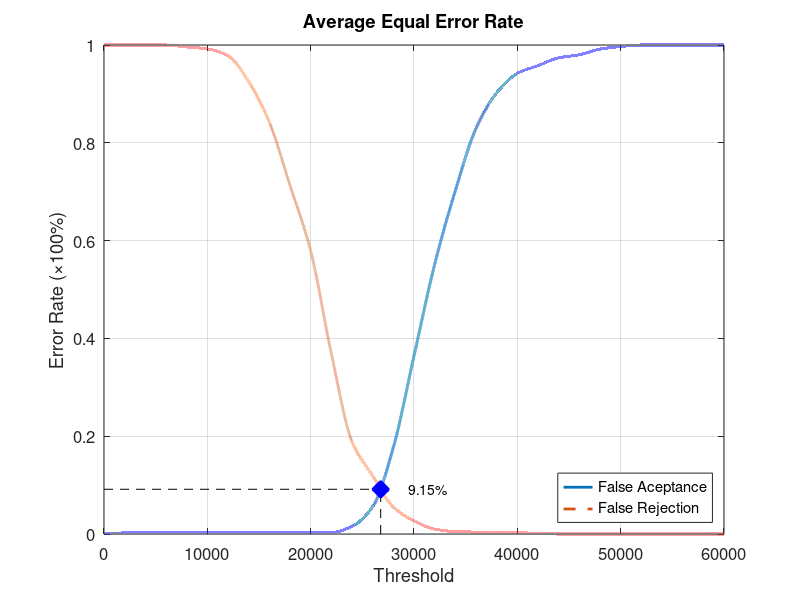
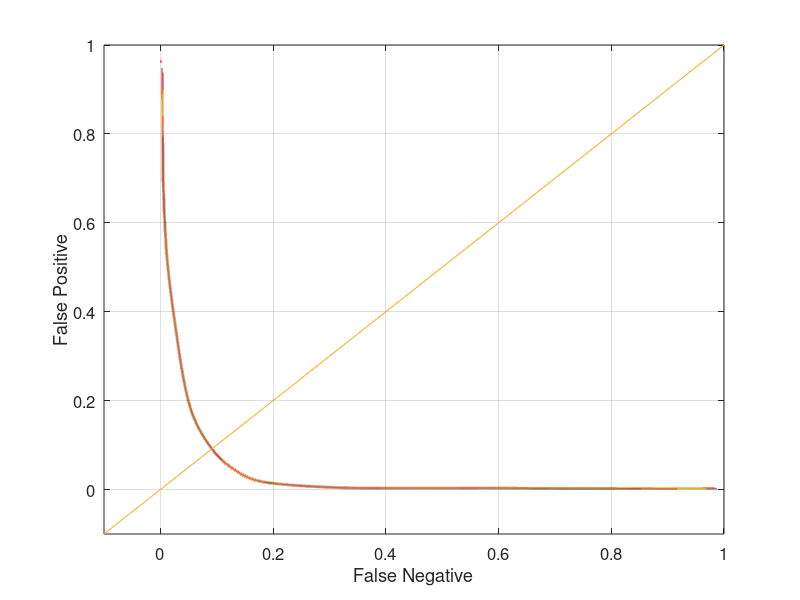

Recreate these plots in MATLAB, in order.
function yEER = Database4Average
close all;
clear;
clc;
x = 0:2000:60000;
xq = 0:0.5:60000;

y0 = [0 0.00210526 0.00210526 0.00210526 0.00210526 0.00210526 0.00210526 0.00210526 0.00210526 0.00210526 0.0031579 0.0031579 0.0157895 0.0557895 0.176842 0.364211 0.551579 0.702105 0.829474 0.902105 0.942105 0.957895 0.973684 0.98 0.991579 0.996842 1 1 1 1 1];
yy0 = interp1(x, y0, xq, 'pchip');
y1 = [1 1 1 1 0.996 0.992 0.978 0.925 0.842 0.713 0.579 0.369 0.189 0.119 0.055 0.027 0.01 0.005 0.004 0.004 0.003 0.001 0 0 0 0 0 0 0 0 0];
yy1 = interp1(x, y1, xq, 'pchip');

% Calculating EER: 
y2 = abs(y0 - y1);
find(y2 == min(y2))
yy2 = abs(yy0 - yy1);
xEER = find(yy2 == min(yy2));
xEERIndex = xq(xEER) % X-axis EER
yEER = yy0(xEER) % Y-axis EER

main = figure
plot(xq, yy0,'-','LineWidth', 2);	hold on
plot(xq, yy1,'--','LineWidth', 2);	hold on
plot([xEERIndex xEERIndex], [0 yEER], 'k--');	hold on
plot([0 xEERIndex], [yEER yEER], 'k--');	hold on
plot(xEERIndex, yEER, 'bx', 'LineWidth', 10);	hold on
text(xEERIndex + 10 * xEERIndex / 100, yEER, [num2str(round((10000 * yEER)) / 100) '%'])
legend('False Aceptance', 'False Rejection', 'Location', 'SouthEast')
xlabel('Threshold')
ylabel('Error Rate (\times100%)')
title('Average Equal Error Rate')
set(gca, 'FontSize', 12)
axis([0 60000 0 1])
grid on

print(main, 'Database4AverageMain', '-dpng');
FNRxFPR = figure('Color', [1 1 1]);
plot(yy1, yy0, '-', yy1, yy0, 'LineWidth', 2);
hold on
y = -0.1:0.1:1
plot(y, y); 
set(gca, 'FontSize', 12)
xlabel('False Negative')
ylabel('False Positive')
axis([-0.1 1 -0.1 1])
set(gca, 'FontSize', 12)
grid on

print(FNRxFPR, 'Database4AverageFNRxFPR','-dpng');
end
